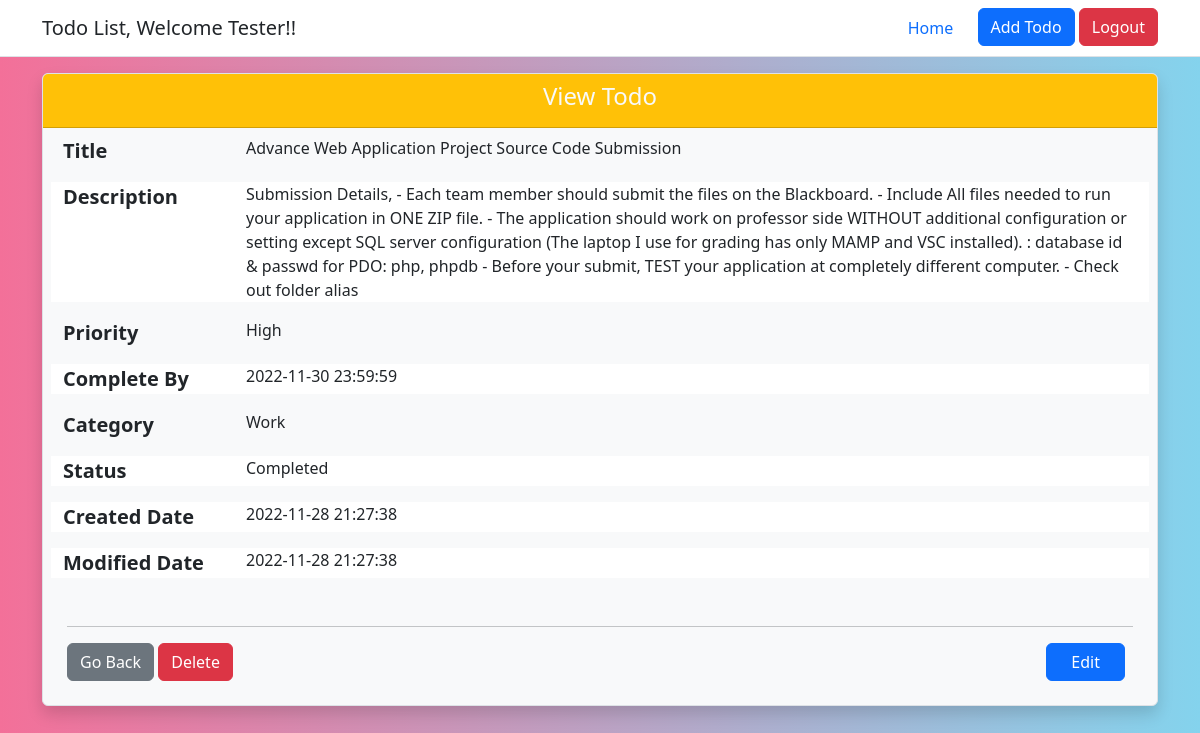
Page /controller/view_todo.php?id=1 (signed in) on the committed database.
### tables this page shows
CREATE TABLE todos (
  todo_id int(10) NOT NULL AUTO_INCREMENT,
  title varchar(150) NOT NULL,
  description text,
  priority varchar(10) DEFAULT 'Medium',
  category varchar(10) DEFAULT 'Personal',
  status varchar(15) NOT NULL DEFAULT 'Not Started',
  created_date datetime NOT NULL DEFAULT CURRENT_TIMESTAMP,
  modified_date datetime NOT NULL DEFAULT CURRENT_TIMESTAMP ON UPDATE CURRENT_TIMESTAMP,
  due_date datetime NOT NULL,
  user_id int(10) NOT NULL,
  PRIMARY KEY (todo_id),
  FOREIGN KEY (user_id) REFERENCES users(user_id)
);

### controller/view_todo.php (the view, shortened to what this page needs)
<?php
require_once "../includes/utility.php";
if (isset($_SESSION['user_mail']) && isset($_SESSION['login_status']) && !empty($_SESSION['user_mail']) && $_SESSION['login_status'] === 'SUCCESS') {
    if (isset($_GET['id']) && !empty($_GET['id'])) {
        $todoId =  htmlentities($_GET["id"]);
        $userDetails = getUserDetails($_SESSION['user_mail']);
        if ($todoId && $userDetails) {
            $sql = "SELECT * FROM todos WHERE todo_id= :id AND user_id= :uid";
            $param = array(
                "id" => $todoId,
                "uid" => $userDetails['user_id'],
            );
            $result = executeQuery($sql, $param, "ONE");
        } else {
            $msg = ERROR_404_MSG;
        }
    } else {
        $msg = ERROR_404_MSG;
    }
} else {
    $msg = NEED_TO_LOGIN_MSG;
    header("refresh:1;url=" . INDEX_PAGE_LOCATION);
}
?>
<!doctype html>
<html lang="en">
<head>
</head>
<body>
    <div id="viewContainer" class="container m-6">
        <div class="card bg-light rounded border shadow">
            <div class="card-header bg-warning text-center">
                <h4 class="card-title text-light">View Todo</h4>
            </div>
            <?php
            if ($result) {
            ?>
                <div class="m-2 row">
                    <div class="col-2">
                        <label for="title" class="fs-5 text-seoncdary fw-bold">Title </label>
                    </div>
                    <div class="col-10">
                        <output name="title" class="fs-6"><?php echo htmlentities($result['title']); ?></output>
                    </div>
                </div>
                <div class="m-2 row bg-white">
                    <div class="col-2">
                        <label for="description" class="fs-5 text-seoncdary fw-bold">Description</label>
                    </div>
                    <div class="col-10">
                        <output name="description" class="fs-6"><?php echo htmlentities($result['description']); ?></output>
                    </div>
                </div>
                <div class="m-2 row">
                    <div class="col-2">
                        <label for="priority" class="fs-5 text-seoncdary fw-bold">Priority </label>
                    </div>
                    <div class="col-10">
                        <output name="priority" class="fs-6"><?php echo htmlentities($result['priority']); ?></output>
                    </div>
                </div>
                <div class="m-2 row bg-white">
                    <div class="col-2">
                        <label for="duedate" class="fs-5 text-seoncdary fw-bold">Complete By</label>
                    </div>
                    <div class="col-10">
                        <output name="duedate" class="fs-6"><?php echo htmlentities($result['due_date']); ?></output>
                    </div>
                </div>
                <div class="m-2 row">
                    <div class="col-2">
                        <label for="category" class="fs-5 text-seoncdary fw-bold">Category</label>
                    </div>
                    <div class="col-10">
                        <output name="category" class="fs-6"><?php echo htmlentities($result['category']); ?></output>
                    </div>
                </div>
                <div class="m-2 row bg-white">
                    <div class="col-2">
                        <label for="status" class="fs-5 text-seoncdary fw-bold">Status</label>
                    </div>
                    <div class="col-10">
                        <output name="status" class="fs-6"><?php echo htmlentities($result['status']); ?></output>
                    </div>
                </div>
                <div class="m-2 row bg-white">
                    <div class="col-2">
                        <label for="createdon" class="fs-5 text-seoncdary fw-bold">Created Date</label>
                    </div>
                    <div class="col-10">
                        <output name="createdon" class="fs-6"><?php echo htmlentities($result['created_date']); ?></output>
                    </div>
                </div>
                <div class="m-2 row bg-white">
                    <div class="col-2">
                        <label for="createdon" class="fs-5 text-seoncdary fw-bold">Modified Date</label>
                    </div>
                    <div class="col-10">
                        <output name="createdon" class="fs-6"><?php echo htmlentities($result['modified_date']); ?></output>
                    </div>
                </div>
                <div class="card-body p-4">
                    <hr>
                    <div id="viewFooter" class="bg-light mt-3 clearfix">
                        <a href="<?php echo 'edit_todo.php?id=' . htmlentities($result['todo_id']); ?>" class="btn btn-primary float-end px-4 me-2">Edit</a>
                    </div>
                </div>
            <?php
            }
            ?>
        </div>
    </div>
</body>
</html>
<?php
die();
?>

### includes/utility.php (style rules this page uses)
body { min-width: 300px; background: linear-gradient(to right, #f37099, #84d3ed); }

### rows in the picture
todos: title "Advance Web Application Project Source Code Submission", description "Submission Details, - Each team member should submit the files on the Blackboard. - Include All files needed to run your application in ONE ZIP file. - The application should work on professor side WITHOUT additional configuration or setting except SQL server configuration (The laptop I use for grading has only MAMP and VSC installed). : database id & passwd for PDO: php, phpdb - Before your submit, TEST your application at completely different computer. - Check out folder alias", priority "High", due_date "2022-11-30 23:59:59", category "Work", status "Completed", created_date "2022-11-28 21:27:38", modified_date "2022-11-28 21:27:38"

### other values in the picture
$username "Tester"
